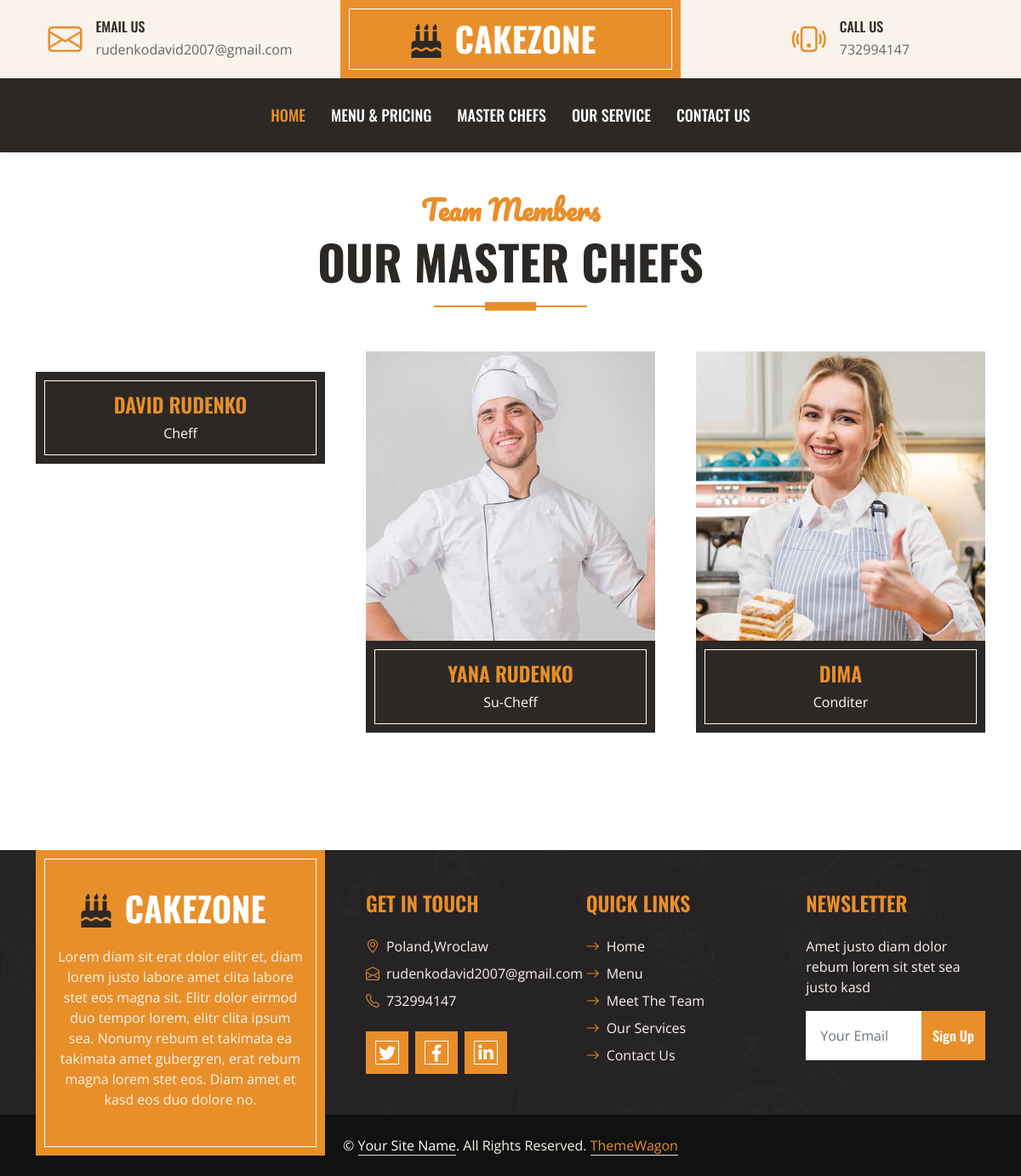
Screenshot of /chefs/ with the database file from the repository.
### contact/models.py (models this page shows, shortened)
class Information_Contact(models.Model):
    address = models.TextField(default="NewYork")
    phone = models.CharField(max_length=255 , default='1234567890')
    email = models.EmailField(default='None')
    facebook = models.URLField(blank=True)
    twitter = models.URLField(blank=True)
    linkedin = models.URLField(blank=True)
    is_visible = models.BooleanField(default=True)
    class Meta:
        verbose_name = 'Contact Info'
        verbose_name_plural = 'Contacts'

### chefs/models.py (models this page shows, shortened)
class Chefs_Information(models.Model):
    name = models.CharField(max_length=50,default=None)
    position = models.CharField(max_length=50,default=None)
    photo = models.ImageField(upload_to='staff_photos',default=None)
    is_visible = models.BooleanField(default=True)
    sort = models.PositiveSmallIntegerField(default=0)
    facebook = models.URLField(blank=True)
    twitter = models.URLField(blank=True)
    linkedin = models.URLField(blank=True)
    class Meta:
        verbose_name_plural = 'Staff'
        ordering = ('sort', )

### chefs/views.py (the view)
# urls.py: path('', index,name = 'index'),
def index(request):
    staff = Chefs_Information.objects.filter(is_visible=True).order_by('sort')
    context = {
        'staff': staff
    }
    return render(request,'chefs.html' , context=context)

### contact/context_processors.py (called while the page is built)
def contacts(request):
    return {
        'index_contacts': Information_Contact.objects.first()
    }

### chefs/templates/chefs.html (shortened to what this page needs)
{% extends 'index.html' %}
{% block content %}
    <div class="container-fluid py-5">
        <div class="container">
            <div class="section-title position-relative text-center mx-auto mb-5 pb-3" style="max-width: 600px;">
                <h2 class="text-primary font-secondary">Team Members</h2>
                <h1 class="display-4 text-uppercase">Our Master Chefs</h1>
            </div>
            <div class="row g-5">
                {% for person in staff %}
                    <div class="col-lg-4 col-md-6">
                    <div class="team-item">
                        <div class="position-relative overflow-hidden">
                        </div>
                        <div class="bg-dark border-inner text-center p-4">
                            <h4 class="text-uppercase text-primary">{{ person.name }}</h4>
                            <p class="text-white m-0">{{ person.position }}</p>
                        </div>
                    </div>
                </div>
                {% endfor %}
            </div>
        </div>
    </div>
{% endblock %}

### templates/header.html
<div class="container-fluid px-0 d-none d-lg-block">
    <div class="row gx-0">
        <div class="col-lg-4 text-center bg-secondary py-3">
            <div class="d-inline-flex align-items-center justify-content-center">
                <i class="bi bi-envelope fs-1 text-primary me-3"></i>
                <div class="text-start">
                    <h6 class="text-uppercase mb-1">Email Us</h6>
                    <span>{{ index_contacts.email }}</span>
                </div>
            </div>
        </div>
        <div class="col-lg-4 text-center bg-primary border-inner py-3">
            <div class="d-inline-flex align-items-center justify-content-center">
                <a href="index" class="navbar-brand">
                    <h1 class="m-0 text-uppercase text-white"><i class="fa fa-birthday-cake fs-1 text-dark me-3"></i>CakeZone</h1>
                </a>
            </div>
        </div>
        <div class="col-lg-4 text-center bg-secondary py-3">
            <div class="d-inline-flex align-items-center justify-content-center">
                <i class="bi bi-phone-vibrate fs-1 text-primary me-3"></i>
                <div class="text-start">
                    <h6 class="text-uppercase mb-1">Call Us</h6>
                    <span>{{ index_contacts.phone }}</span>
                </div>
            </div>
        </div>
    </div>
</div>

### templates/footer.html (shortened to what this page needs)
 <div class="container-fluid bg-img text-secondary" style="margin-top: 90px">
    <div class="container">
        <div class="row gx-5">
            <div class="col-lg-4 col-md-6 mb-lg-n5">
                <div class="d-flex flex-column align-items-center justify-content-center text-center h-100 bg-primary border-inner p-4">
                    <a href="index.html" class="navbar-brand">
                        <h1 class="m-0 text-uppercase text-white"><i class="fa fa-birthday-cake fs-1 text-dark me-3"></i>CakeZone</h1>
                    </a>
                    <p class="mt-3">Lorem diam sit erat dolor elitr et, diam lorem justo labore amet clita labore stet eos magna sit. Elitr dolor eirmod duo tempor lorem, elitr clita ipsum sea. Nonumy rebum et takimata ea takimata amet gubergren, erat rebum magna lorem stet eos. Diam amet et kasd eos duo dolore no.</p>
                </div>
            </div>
            <div class="col-lg-8 col-md-6">
                <div class="row gx-5">
                    <div class="col-lg-4 col-md-12 pt-5 mb-5">
                        <h4 class="text-primary text-uppercase mb-4">Get In Touch</h4>
                        <div class="d-flex mb-2">
                            <i class="bi bi-geo-alt text-primary me-2"></i>
                            <p class="mb-0">{{ index_contacts.address }}</p>
                        </div>
                        <div class="d-flex mb-2">
                            <i class="bi bi-envelope-open text-primary me-2"></i>
                            <p class="mb-0">{{ index_contacts.email }}</p>
                        </div>
                        <div class="d-flex mb-2">
                            <i class="bi bi-telephone text-primary me-2"></i>
                            <p class="mb-0">{{ index_contacts.phone }}</p>
                        </div>
                        <div class="d-flex mt-4">
                            <a class="btn btn-lg btn-primary btn-lg-square border-inner rounded-0 me-2" href="#"><i class="fab fa-twitter fw-normal"></i></a>
                            <a class="btn btn-lg btn-primary btn-lg-square border-inner rounded-0 me-2" href="#"><i class="fab fa-facebook-f fw-normal"></i></a>
                            <a class="btn btn-lg btn-primary btn-lg-square border-inner rounded-0 me-2" href="#"><i class="fab fa-linkedin-in fw-normal"></i></a>
                        </div>
                    </div>
                    <div class="col-lg-4 col-md-12 pt-0 pt-lg-5 mb-5">
                        <h4 class="text-primary text-uppercase mb-4">Quick Links</h4>
                        <div class="d-flex flex-column justify-content-start">
                            <a class="text-secondary mb-2" href="#"><i class="bi bi-arrow-right text-primary me-2"></i>Home</a>
                            <a class="text-secondary mb-2" href="#"><i class="bi bi-arrow-right text-primary me-2"></i>Menu</a>
                            <a class="text-secondary mb-2" href="#"><i class="bi bi-arrow-right text-primary me-2"></i>Meet The Team</a>
                            <a class="text-secondary mb-2" href="#"><i class="bi bi-arrow-right text-primary me-2"></i>Our Services</a>
                            <a class="text-secondary" href="#"><i class="bi bi-arrow-right text-primary me-2"></i>Contact Us</a>
                        </div>
                    </div>
                    <div class="col-lg-4 col-md-12 pt-0 pt-lg-5 mb-5">
                        <h4 class="text-primary text-uppercase mb-4">Newsletter</h4>
                        <p>Amet justo diam dolor rebum lorem sit stet sea justo kasd</p>
                        <form action="">
                            <div class="input-group">
                                <input type="text" class="form-control border-white p-3" placeholder="Your Email">
                                <button class="btn btn-primary">Sign Up</button>
                            </div>
                        </form>
                    </div>
                </div>
            </div>
        </div>
    </div>
</div>
<div class="container-fluid text-secondary py-4" style="background: #111111;">
    <div class="container text-center">
        <p class="mb-0">&copy; <a class="text-white border-bottom" href="#">Your Site Name</a>. All Rights Reserved.
        <a class="border-bottom" href="https://themewagon.com" target="_blank">ThemeWagon</a>
    </div>
</div>

### static/css/style.css (style rules this page uses)
:root { --primary: #E88F2A; --secondary: #FAF3EB; --light: #FFFFFF; --dark: #2B2825; }
.font-secondary { font-family: 'Pacifico', cursive; }
h1, h2, .font-weight-bold { font-weight: 700 !important; }
h3, h4, .font-weight-semi-bold { font-weight: 600 !important; }
h5, h6, .font-weight-medium { font-weight: 500 !important; }
.btn { font-family: 'Oswald', sans-serif; font-weight: 600; transition: .5s; }
.btn-primary { color: #FFFFFF; }
.border-inner { position: relative; }
.border-inner * { position: relative; z-index: 1; }
.border-inner::before { position: absolute; content: ""; top: 10px; right: 10px; bottom: 10px; left: 10px; background: none; border: 1px solid var(--light); z-index: 0; }
.btn-lg-square { width: 50px; height: 50px; }
.btn-square, .btn-sm-square, .btn-lg-square { padding-left: 0; padding-right: 0; text-align: center; }
.section-title::before { position: absolute; content: ""; width: 60px; height: 10px; left: 50%; bottom: 0; margin-left: -30px; background: var(--primary); }
.section-title::after { position: absolute; content: ""; width: 180px; height: 2px; left: 50%; bottom: 4px; margin-left: -90px; background: var(--primary); }
.bg-img { background: linear-gradient(rgba(43, 40, 37, .5), rgba(43, 40, 37, .5)), url(../img/bg.jpg) center center no-repeat; background-size: cover; }

### rows the page displays
Information_Contact: email "rudenkodavid2007@gmail.com", phone "732994147", address "Poland,Wroclaw"
Chefs_Information: name "DAVID RUDENKO", position "Cheff"
Chefs_Information: name "YANA RUDENKO", position "Su-Cheff"
Chefs_Information: name "DIMA", position "Conditer"
